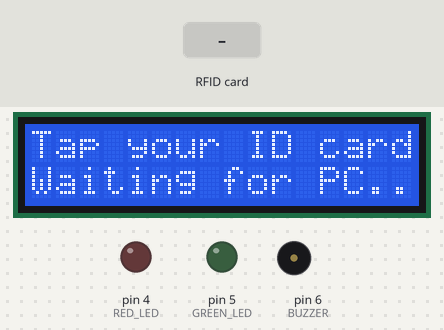
A sketch run on a simulated Arduino Uno, built with avr-gcc and run on an emulated ATmega328P. On the bench: 16×2 character LCD, output pins drawn as LEDs (lit = HIGH), buzzer (waves = sounding, pin HIGH). The test bench sets the inputs (shaded band). Pins used as bus, display or sensor lines are not drawn; what the sketch prints to the serial monitor is not drawn.

Above: at 1.7 s.
1.8 s: RFID card 5E 7A 19 C4 held to the reader
At 2.9 s:
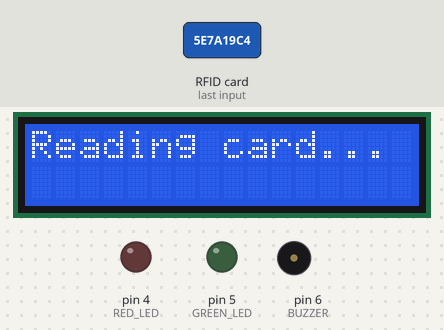
At 5.4 s:
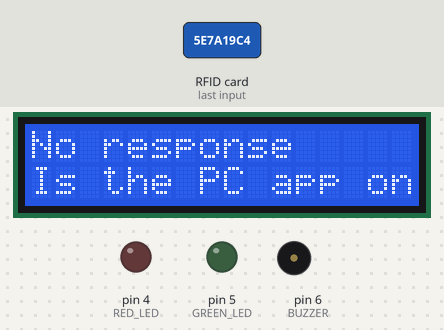
Timing chart, 0 to 6.9 s (numbered marks = the images above; inputs shaded):
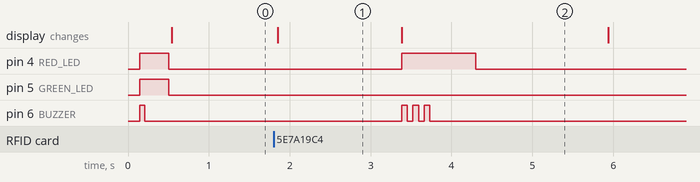

Measured:
- after the input at 1.8 s, pin 4 (RED_LED): LOW → HIGH after 1.6 s, → LOW 0.92 s later; pin 6 (BUZZER): alternates HIGH for 0.07 s and LOW for 0.07 s, 6 changes in all, then stays LOW, starting after 1.6 s; the display: changes after 0.05 s (image 1)
- what the display in image 1 shows lasts 1.5 s, from 1.9 s to 3.4 s

The sketch:

rfid_attendance.ino
```cpp
/*
 * RFID Student Attendance - Arduino Uno + RC522 + 16x2 I2C LCD
 * -------------------------------------------------------------
 * Reads an RFID card, sends its UID to the PC over USB serial,
 * then waits for the PC's reply and gives feedback (LCD + LEDs + buzzer).
 *
 * Messages sent to PC:   READY                 (after power-on / reset)
 *                        UID:04A1B2C3
 * Replies from PC:       IN|Juan Dela Cruz|PRESENT|7:21 AM   (morning or afternoon log in)
 *                        IN|Juan Dela Cruz|LATE|7:45 AM
 *                        OUT|Juan Dela Cruz|12:01 PM         (morning or afternoon log out)
 *                        DUP|Juan Dela Cruz                  (tapped again too soon)
 *                        DONE|Juan Dela Cruz                 (already logged out)
 *                        UNKNOWN                             (card not registered)
 *                        REG|04A1B2C3                        (teacher is registering this card)
 *                        SCHOOL|Corcuera NHS                 (name for the LCD idle screen)
 *
 * WIRING (RC522 -> Uno)          !!! RC522 runs on 3.3V, NOT 5V !!!
 *   SDA(SS) -> D10    SCK  -> D13    MOSI -> D11
 *   MISO    -> D12    RST  -> D9     3.3V -> 3.3V    GND -> GND   (IRQ not used)
 *
 * 16x2 I2C LCD (the small board on the back is the I2C "backpack")
 *   GND -> GND    VCC -> 5V    SDA -> A4    SCL -> A5
 *   If the screen lights up but shows nothing (or only boxes), turn the small
 *   blue potentiometer on the backpack with a screwdriver to adjust the contrast.
 *   The address (usually 0x27 or 0x3F) is found automatically.
 *
 * Feedback parts (optional)
 *   Green LED (+220 ohm) -> D5      Red LED (+220 ohm) -> D4
 *   Active buzzer (+)    -> D6
 *
 * Libraries (Arduino IDE > Tools > Manage Libraries):
 *   - "MFRC522" by GithubCommunity
 *   - "LiquidCrystal I2C" by Frank de Brabander
 */

#include <SPI.h>
#include <MFRC522.h>

#define USE_LCD 1          // set to 0 if no LCD is connected

#if USE_LCD
  #include <Wire.h>
  #include <LiquidCrystal_I2C.h>
  LiquidCrystal_I2C *lcd = nullptr;
#endif

const byte SS_PIN    = 10;
const byte RST_PIN   = 9;
const byte GREEN_LED = 5;
const byte RED_LED   = 4;
const byte BUZZER    = 6;

const unsigned long SAME_CARD_COOLDOWN_MS = 2500;  // ignore the same card held on the reader
const unsigned long REPLY_TIMEOUT_MS      = 1500;  // how long to wait for the PC
const unsigned long RESULT_SHOW_MS        = 2500;  // how long a result stays on the LCD

MFRC522 rfid(SS_PIN, RST_PIN);

String lastUid = "";
unsigned long lastReadAt = 0;
String schoolName = "";            // sent by the PC; empty = PC app not connected yet
unsigned long resultShownAt = 0;   // 0 = idle screen is showing

// ---------- LCD ----------
// Pads/cuts text to exactly 16 characters so old letters never stay on screen
String fit(String s) {
  if (s.length() > 16) s = s.substring(0, 16);
  while (s.length() < 16) s += ' ';
  return s;
}

// A long name like "Maria Cristina Dela Cruz" becomes "Maria C. Dela C." style text that fits
String shortName(const String &full) {
  if (full.length() <= 16) return full;
  int firstSpace = full.indexOf(' ');
  int lastSpace = full.lastIndexOf(' ');
  if (firstSpace < 0) return full.substring(0, 16);
  String first = full.substring(0, firstSpace);
  String last = full.substring(lastSpace + 1);
  String s = first + " " + last;                     // drop middle words
  if (s.length() <= 16) return s;
  s = first + " " + last.charAt(0) + ".";            // "Christopher D."
  return s.length() <= 16 ? s : s.substring(0, 16);
}

void showMessage(const String &line1, const String &line2) {
#if USE_LCD
  if (!lcd) return;
  lcd->setCursor(0, 0); lcd->print(fit(line1));
  lcd->setCursor(0, 1); lcd->print(fit(line2));
#endif
}

void showIdle() {
  resultShownAt = 0;
  showMessage("Tap your ID card", schoolName.length() ? schoolName : "Waiting for PC..");
}

void showResult(const String &line1, const String &line2) {
  showMessage(line1, line2);
  resultShownAt = millis();
  if (resultShownAt == 0) resultShownAt = 1;
}

#if USE_LCD
// Finds the LCD backpack on the I2C bus (common addresses first)
byte findLcdAddress() {
  const byte common[] = {0x27, 0x3F};
  for (byte a : common) {
    Wire.beginTransmission(a);
    if (Wire.endTransmission() == 0) return a;
  }
  for (byte a = 0x20; a <= 0x3F; a++) {
    Wire.beginTransmission(a);
    if (Wire.endTransmission() == 0) return a;
  }
  return 0;
}
#endif

// ---------- LEDs + buzzer ----------
void beep(int times, int onMs, int offMs) {
  for (int i = 0; i < times; i++) {
    digitalWrite(BUZZER, HIGH); delay(onMs);
    digitalWrite(BUZZER, LOW);  delay(offMs);
  }
}

void feedbackOk() {
  digitalWrite(GREEN_LED, HIGH);
  beep(1, 120, 0);
  delay(600);
  digitalWrite(GREEN_LED, LOW);
}

void feedbackWarn() {          // duplicate / already done
  digitalWrite(GREEN_LED, HIGH);
  digitalWrite(RED_LED, HIGH);
  beep(2, 80, 80);
  delay(500);
  digitalWrite(GREEN_LED, LOW);
  digitalWrite(RED_LED, LOW);
}

void feedbackError() {         // unknown card / no reply
  digitalWrite(RED_LED, HIGH);
  beep(3, 70, 70);
  delay(500);
  digitalWrite(RED_LED, LOW);
}

// ---------- serial ----------
// Returns the part of "A|B|C" at position index
String part(const String &s, int index) {
  int start = 0;
  for (int i = 0; i < index; i++) {
    start = s.indexOf('|', start);
    if (start < 0) return "";
    start++;
  }
  int end = s.indexOf('|', start);
  return end < 0 ? s.substring(start) : s.substring(start, end);
}

// Messages the PC can send at any time (not a reply to a tap)
bool handleInfo(const String &line) {
  if (line.startsWith("SCHOOL|")) {
    schoolName = line.substring(7);
    if (resultShownAt == 0) showIdle();
    return true;
  }
  return false;
}

String waitForReply() {
  unsigned long start = millis();
  while (millis() - start < REPLY_TIMEOUT_MS) {
    if (Serial.available()) {
      String reply = Serial.readStringUntil('\n');
      reply.trim();
      if (reply.length() == 0 || handleInfo(reply)) continue;
      return reply;
    }
  }
  return "";
}

// ---------- RFID ----------
String readUid() {
  String uid = "";
  for (byte i = 0; i < rfid.uid.size; i++) {
    if (rfid.uid.uidByte[i] < 0x10) uid += "0";
    uid += String(rfid.uid.uidByte[i], HEX);
  }
  uid.toUpperCase();
  return uid;
}

void handleReply(const String &reply, const String &uid) {
  String kind = part(reply, 0);
  String name = shortName(part(reply, 1));

  if (kind == "IN") {
    String status = part(reply, 2);
    String at = part(reply, 3);                      //  "IN  7:21 AM  OK" / "IN 12:59 PM LATE"
    String line2 = "IN " + at;
    String tag = status == "LATE" ? "LATE" : "OK";
    while (line2.length() + tag.length() < 16) line2 += ' ';
    showResult(name, line2 + tag);
    feedbackOk();
  } else if (kind == "OUT") {
    showResult(name, "OUT " + part(reply, 2) + " Bye");
    feedbackOk();
  } else if (kind == "DUP") {
    showResult(name, "Already recorded");
    feedbackWarn();
  } else if (kind == "DONE") {
    showResult(name, "Already out");
    feedbackWarn();
  } else if (kind == "REG") {
    showResult("Card captured", part(reply, 1));
    feedbackOk();
  } else if (kind == "UNKNOWN") {
    showResult("Unknown card", uid);
    feedbackError();
  } else {
    showResult("No response", "Is the PC app on?");
    feedbackError();
  }
}

void setup() {
  Serial.begin(9600);
  Serial.setTimeout(200);
  SPI.begin();
  rfid.PCD_Init();

  pinMode(GREEN_LED, OUTPUT);
  pinMode(RED_LED, OUTPUT);
  pinMode(BUZZER, OUTPUT);

#if USE_LCD
  Wire.begin();
  byte addr = findLcdAddress();
  if (addr) {
    lcd = new LiquidCrystal_I2C(addr, 16, 2);
    lcd->init();
    lcd->backlight();
    showMessage("RFID Attendance", "Starting...");
  }
#endif

  // Startup check: both LEDs blink once
  digitalWrite(GREEN_LED, HIGH); digitalWrite(RED_LED, HIGH);
  beep(1, 60, 0);
  delay(300);
  digitalWrite(GREEN_LED, LOW); digitalWrite(RED_LED, LOW);

  Serial.println("READY");
  showIdle();
}

void loop() {
  // Messages from the PC between taps (school name); anything else is stale and dropped
  while (Serial.available()) {
    String line = Serial.readStringUntil('\n');
    line.trim();
    handleInfo(line);
  }

  // Return to the idle screen after a result has been shown long enough
  if (resultShownAt && millis() - resultShownAt > RESULT_SHOW_MS) showIdle();

  if (!rfid.PICC_IsNewCardPresent() || !rfid.PICC_ReadCardSerial()) return;

  String uid = readUid();
  rfid.PICC_HaltA();
  rfid.PCD_StopCrypto1();

  // Same card still sitting on the reader -> ignore
  if (uid == lastUid && millis() - lastReadAt < SAME_CARD_COOLDOWN_MS) return;
  lastUid = uid;
  lastReadAt = millis();

  showMessage("Reading card...", "");
  Serial.print("UID:");
  Serial.println(uid);

  handleReply(waitForReply(), uid);
}
```
